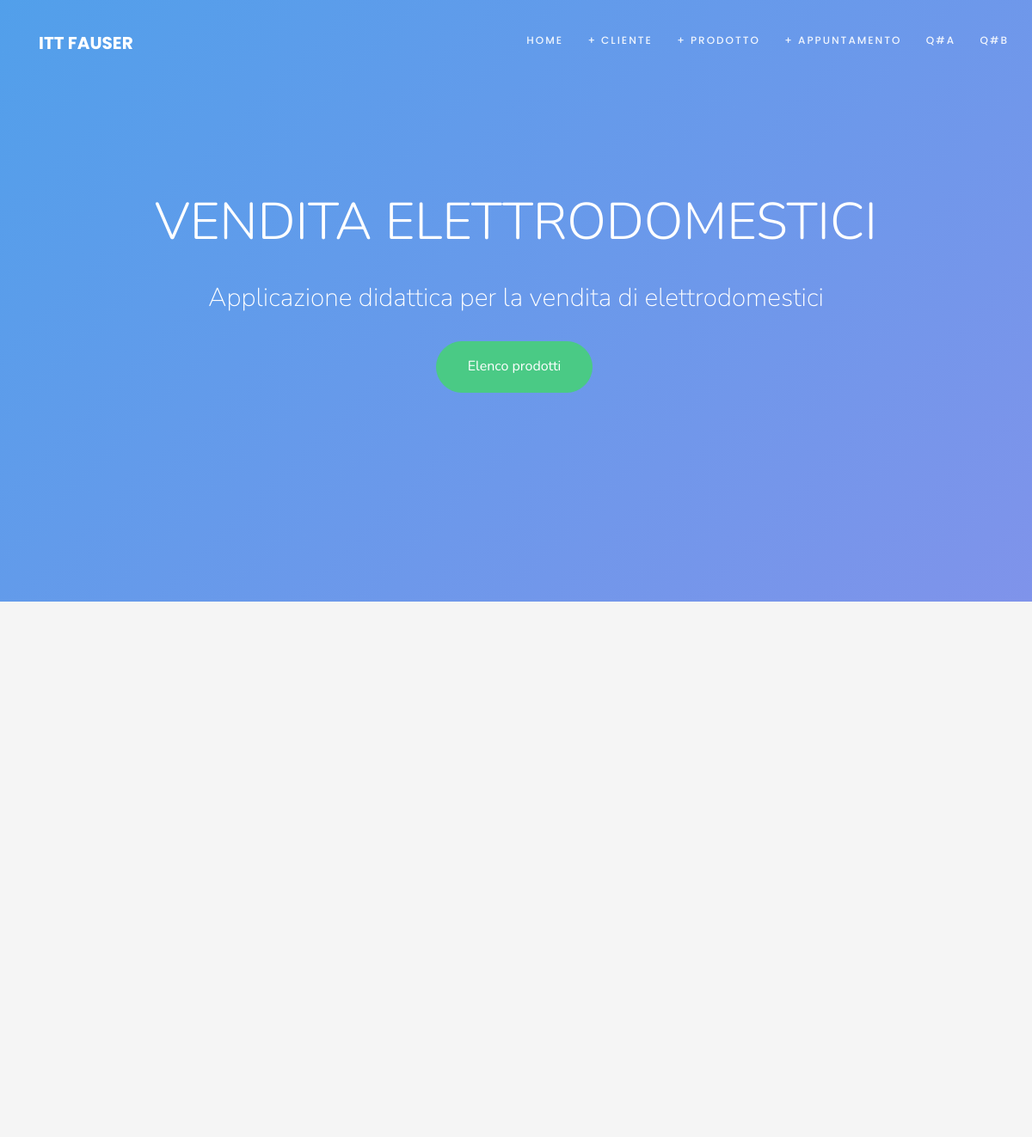
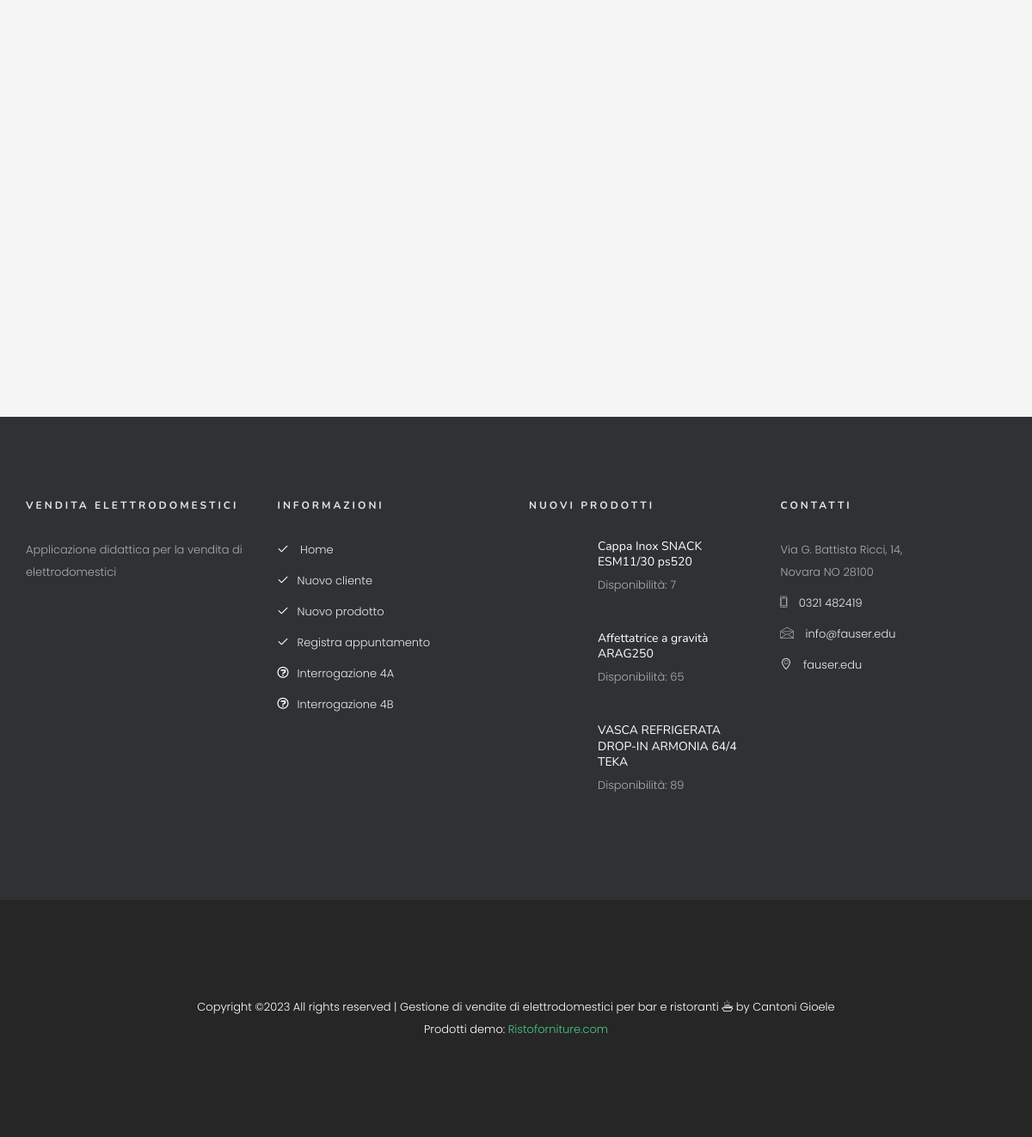
The app's page / (signed in) with its own data (2 pictures, top to bottom).
### tables this page shows
CREATE TABLE `prodotto` (
  `codice` int(11) NOT NULL,
  `disponibilita` int(6) NOT NULL,
  `descrizione` varchar(255) NOT NULL,
  `foto` longblob NOT NULL,
  `consumiOrari` decimal(7,2) NOT NULL,
  `dimX` decimal(9,2) NOT NULL,
  `dimY` decimal(9,2) NOT NULL,
  `dimZ` decimal(9,2) NOT NULL,
  `formato` varchar(30) NOT NULL
);

### index.php (the view, shortened to what this page needs)
<?php
require_once("./config.php");
?>
<!DOCTYPE HTML>
<html>
<?php include('./inc/head.php') ?>
<body>
    <?php include('./inc/header-index.php') ?>
    <div class="vegc-blog" id="elenco">
        <div class="container">
            <div class="row">
            </div>
        </div>
        <?php include('./inc/footer.php') ?>
</body>
</html>

### inc/footer.php (shortened to what this page needs)
</div>
</div>
<footer id="vegc-footer">
    <div class="container">
        <div class="row row-pb-md">
            <div class="col-md-3 vegc-widget">
                <h4>VENDITA ELETTRODOMESTICI</h4>
                <p>Applicazione didattica per la vendita di elettrodomestici</p>
            </div>
            <div class="col-md-3 vegc-widget">
                <h4>Informazioni</h4>
                <p>
                <ul class="vegc-footer-links">
                    <li><a href="index.php"><i class="icon-check"></i> Home</a></li>
                    <li><a href="cliente.php"><i class="icon-check"></i>Nuovo cliente</a></li>
                    <li><a href="prodotto.php"><i class="icon-check"></i>Nuovo prodotto</a></li>
                    <li><a href="appuntamento.php"><i class="icon-check"></i>Registra appuntamento</a></li>
                    <li><a href="interrogazionea.php"><i class="icon-question"></i>Interrogazione 4A</a></li>
                    <li><a href="interrogazioneb.php"><i class="icon-question"></i>Interrogazione 4B</a></li>
                </ul>
                </p>
            </div>
            <div class="col-md-3 vegc-widget">
                <h4>Nuovi prodotti</h4>
                <?php
                require_once('./config.php');
                $query = "SELECT MAX(codice) FROM prodotto";
                if ($stmt = $mysqli->prepare($query)) {
                    if ($stmt->execute())
                        $ris = $stmt->get_result();
                }
                $n = $ris->fetch_row()[0];
                $query = "SELECT disponibilita, descrizione FROM prodotto WHERE codice = ?";
                if ($stmt = $mysqli->prepare($query)) {
                    $stmt->bind_param("i", $n);
                    if ($stmt->execute())
                        $ris = $stmt->get_result();
                }
                $t = $ris->fetch_row();
                $disponibilita = $t[0];
                $descrizione = $t[1];
                ?>
                <div class="f-blog">
                    <a href="ordinare.php?codice=<?php echo $n ?>" class="blog-img" style="background-image: url(foto.php?codice=<?php echo $n ?>);">
                    </a>
                    <div class="desc">
                        <h2><a href="ordinare.php?codice=<?php echo $n ?>"><?php echo $descrizione ?></a></h2>
                        <p class="admin"><span>Disponibilità: <?php echo $disponibilita ?></span></p>
                    </div>
                </div>
                <?php
                $n--;
                $query = "SELECT disponibilita, descrizione FROM prodotto WHERE codice = ?";
                if ($stmt = $mysqli->prepare($query)) {
                    $stmt->bind_param("i", $n);
                    if ($stmt->execute())
                        $ris = $stmt->get_result();
                }
                $t = $ris->fetch_row();
                $disponibilita = $t[0];
                $descrizione = $t[1];
                ?>
                <div class="f-blog">
                    <a href="ordinare.php?codice=<?php echo $n ?>" class="blog-img" style="background-image: url(foto.php?codice=<?php echo $n ?>);">
                    </a>
                    <div class="desc">
                        <h2><a href="ordinare.php?codice=<?php echo $n ?>"><?php echo $descrizione ?></a></h2>
                        <p class="admin"><span>Disponibilità: <?php echo $disponibilita ?></span></p>
                    </div>
                </div>
                <?php
                $n--;
                $query = "SELECT disponibilita, descrizione FROM prodotto WHERE codice = ?";
                if ($stmt = $mysqli->prepare($query)) {
                    $stmt->bind_param("i", $n);
                    if ($stmt->execute())
                        $ris = $stmt->get_result();
                }
                $t = $ris->fetch_row();
                $disponibilita = $t[0];
                $descrizione = $t[1];
                ?>
                <div class="f-blog">
                    <a href="ordinare.php?codice=<?php echo $n ?>" class="blog-img" style="background-image: url(foto.php?codice=<?php echo $n ?>);">
                    </a>
                    <div class="desc">
                        <h2><a href="ordinare.php?codice=<?php echo $n ?>"><?php echo $descrizione ?></a></h2>
                        <p class="admin"><span>Disponibilità: <?php echo $disponibilita ?></span></p>
                    </div>
                </div>
            </div>
            <div class="col-md-3 vegc-widget">
                <h4>Contatti</h4>
                <ul class="vegc-footer-links">
                    <li>Via G. Battista Ricci, 14, <br> Novara NO 28100</li>
                    <li><a href="tel://0321482419"><i class="icon-phone"></i> 0321 482419</a></li>
                    <li><a href="mailto:info@fauser.edu"><i class="icon-envelope"></i> info@fauser.edu</a></li>
                    <li><a href="https://www.fauser.edu/"><i class="icon-location4"></i> fauser.edu</a></li>
                </ul>
            </div>
        </div>
    </div>
    <div class="copy">
        <div class="container">
            <div class="row">
                <div class="col-md-12 text-center">
                    <p>
                        Copyright &copy;<script>document.write(new Date().getFullYear());</script> All rights reserved | Gestione di vendite di elettrodomestici per bar e ristoranti <i class="icon-food" aria-hidden="true"></i> by Cantoni Gioele
                        <br>
                        Prodotti demo: <a href="https://www.ristoforniture.com/" target="_blank">Ristoforniture.com</a>
                    </p>
                </div>
            </div>
        </div>
    </div>
</footer>

### css/icomoon.css (style rules this page uses)
[class^="icon-"], [class*=" icon-"] { font-family: 'icomoon' !important; speak: none; font-style: normal; font-weight: normal; font-variant: normal; text-transform: none; line-height: 1; -webkit-font-smoothing: antialiased; -moz-osx-font-smoothing: grayscale; }
.icon-check:before { content: "\e116"; }
.icon-location4:before { content: "\e912"; }
.icon-food:before { content: "\e926"; }
.icon-phone:before { content: "\e004"; }
.icon-envelope:before { content: "\e028"; }
.icon-question:before { content: "\ea39"; }

### css/style.css (style rules this page uses)
body { font-family: "Poppins", Arial, sans-serif; font-weight: 300; font-size: 16px; line-height: 2; color: gray; background: whitesmoke; }
a { color: #4aca85; -webkit-transition: 0.5s; -o-transition: 0.5s; transition: 0.5s; }
p { margin-bottom: 20px; }
h1, h2, h3, h4, h5, h6, figure { color: #303133; font-family: "Nunito", Arial, sans-serif; font-weight: 400; margin: 0 0 20px 0; line-height: 1.3; }
.product-img, .work-img, .author-img, .mobile-img, .vegc-video, .blog-img, .vegc-about-img, .services-img, .staff-img { background-size: cover; background-position: center center; background-repeat: no-repeat; position: relative; }
.vegc-about, .vegc-shop, .vegc-work, .vegc-work-featured, .vegc-intro, #vegc-subscribe, .vegc-pricing, .vegc-services, #vegc-contact, .vegc-blog { padding: 7em 0; clear: both; }
.f-blog { position: relative; padding-left: 80px; margin-bottom: 40px; }
.f-blog .blog-img { position: absolute; top: 0; left: 0; display: block; width: 70px; height: 60px; float: left; }
.f-blog .desc h2 { font-size: 14px; margin-bottom: 5px; }
.f-blog .desc h2 a { color: #fff; }
.f-blog .desc .admin { font-size: 12px; }
#vegc-footer { background: #303133; color: rgba(255, 255, 255, 0.6) !important; padding-top: 6em; }
#vegc-footer .vegc-widget p { font-size: 13px; }
#vegc-footer .vegc-footer-links { padding: 0; margin: 0; }
#vegc-footer .vegc-footer-links li { padding: 0; margin: 0 0 10px 0; list-style: none; display: block; font-size: 13px; }
#vegc-footer .vegc-footer-links li a { color: rgba(255, 255, 255, 0.9); text-decoration: none; }
#vegc-footer .vegc-footer-links li a i { padding-right: 10px; color: #fff; }
#vegc-footer h4 { margin-bottom: 30px; font-size: 12px; color: #e6e6e6; text-transform: uppercase; letter-spacing: 3px; font-weight: 700; }
#vegc-footer .copy { background: #262626; padding: 7em 0; }
#vegc-footer .copy p { margin-bottom: 0; color: #fff; font-size: 13px; }
.row-pb-md { padding-bottom: 5em !important; }

### inc/header-index.php (style rules this page uses)
html { scroll-behavior: smooth; }

### records on screen
prodotto: descrizione "Cappa Inox SNACK ESM11/30 ps520", disponibilita "7"
prodotto: descrizione "Affettatrice a gravità ARAG250", disponibilita "65"
prodotto: descrizione "VASCA REFRIGERATA DROP-IN ARMONIA 64/4 TEKA", disponibilita "89"
